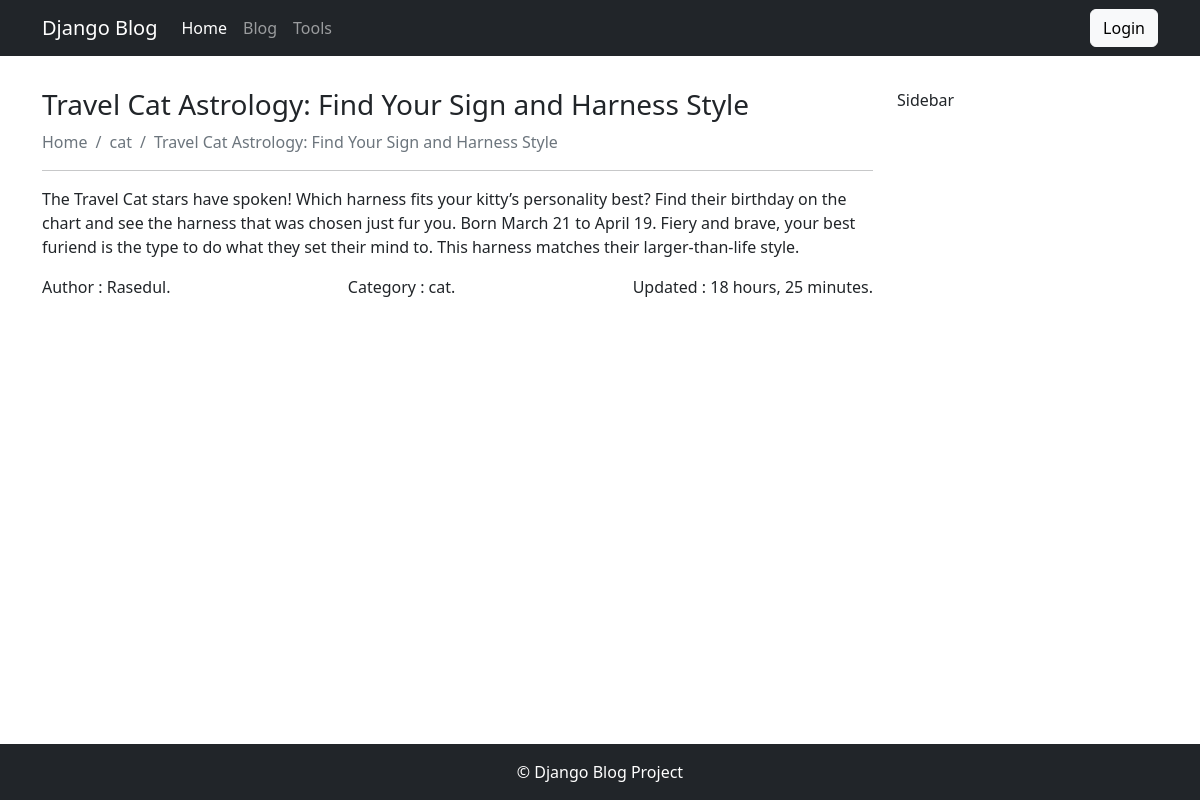
Screenshot of /travel-cat-astrology-find-your-sign with the database file from the repository.
### blog/models.py (models this page shows, shortened)
class BlogPost(models.Model):
    STATUS = [
         ('draft', 'Draft'),
         ('published', 'Published')
    ]
    title = models.CharField(max_length=200)
    featured = models.ImageField(upload_to='blogs/', blank=True, null=True)
    slug = models.SlugField(unique=True, blank=True, null=True)
    content = models.TextField()
    created = models.DateTimeField(auto_now_add=True)
    updated = models.DateField(auto_now=True)
    category = models.ForeignKey(Category, on_delete=models.CASCADE)
    status = models.CharField(max_length = 15, choices = STATUS , default= 'Draft')
    meta_title = models.CharField(max_length= 200, blank=True, null= True)
    meta_description = models.TextField(blank=True, null=True)
    class Meta:
        verbose_name_plural = 'All Posts'
        ordering = ['created']

class Category(models.Model):
    title = models.CharField(max_length=200)
    slug = models.SlugField(unique=True, blank=True, null=True)
    author = models.ForeignKey(Author, on_delete=models.PROTECT, null=True, blank=True)
    class Meta:
        verbose_name_plural = 'Categories'

class Author(models.Model):
     name = models.CharField(max_length=255)
     bio = models.TextField(max_length=255)

### blog/views.py (the view)
# urls.py: path('<slug:slug>', views.single_post, name = 'single_post'),
def single_post(request, slug):
    post = get_object_or_404(BlogPost, slug= slug, status ='published')
    template_name = 'Blog/single.html'
    context = {'post': post}
    return render(request, template_name, context)

### templates/blog/single.html (shortened to what this page needs)
{% extends 'base.html' %}
{% block content %}
<div class = " container my-3" >
<div class= "row py-3">
    <div class= "col-md-9"><h1 class="h3"> {{post.title}} </h1>
          <nav aria-label="breadcrumb">
            <ol class="breadcrumb">
              <li class="breadcrumb-item"><a class = "text-decoration-none text-secondary" href="{% url 'home' %}">Home</a></li>
              <li class="breadcrumb-item"><a class = "text-decoration-none text-secondary" href="#">{{ post.category.title }}</a></li>
              <li class="breadcrumb-item active" aria-current="page">{{post.title}}</li>
            </ol>
          </nav>
    <hr>
<div class= "my-3">
    {{post.content}}
</div>
<div class="d-flex justify-content-between">
<span>Author : {{post.category.author.name}}. </span> <span> Category : {{post.category.title}}. </span> <span>Updated : {{post.updated|timesince}}. </span>
</div>
    </div>
    <div class= "col-md-3"> Sidebar</div>
</div>
</div>
{% endblock content %}

### rows the page displays
BlogPost: title "Travel Cat Astrology: Find Your Sign and Harness Style", category "cat", content "The Travel Cat stars have spoken! Which harness fits your kitty’s personality best? Find their birthday on the chart and see the harness that was chosen just fur you. Born March 21 to April 19. Fiery and brave, your best furiend is the type to do what they set their mind to. This harness matches their larger-than-life style.", category.author.name "Rasedul", updated "18 hours, 25 minutes"
